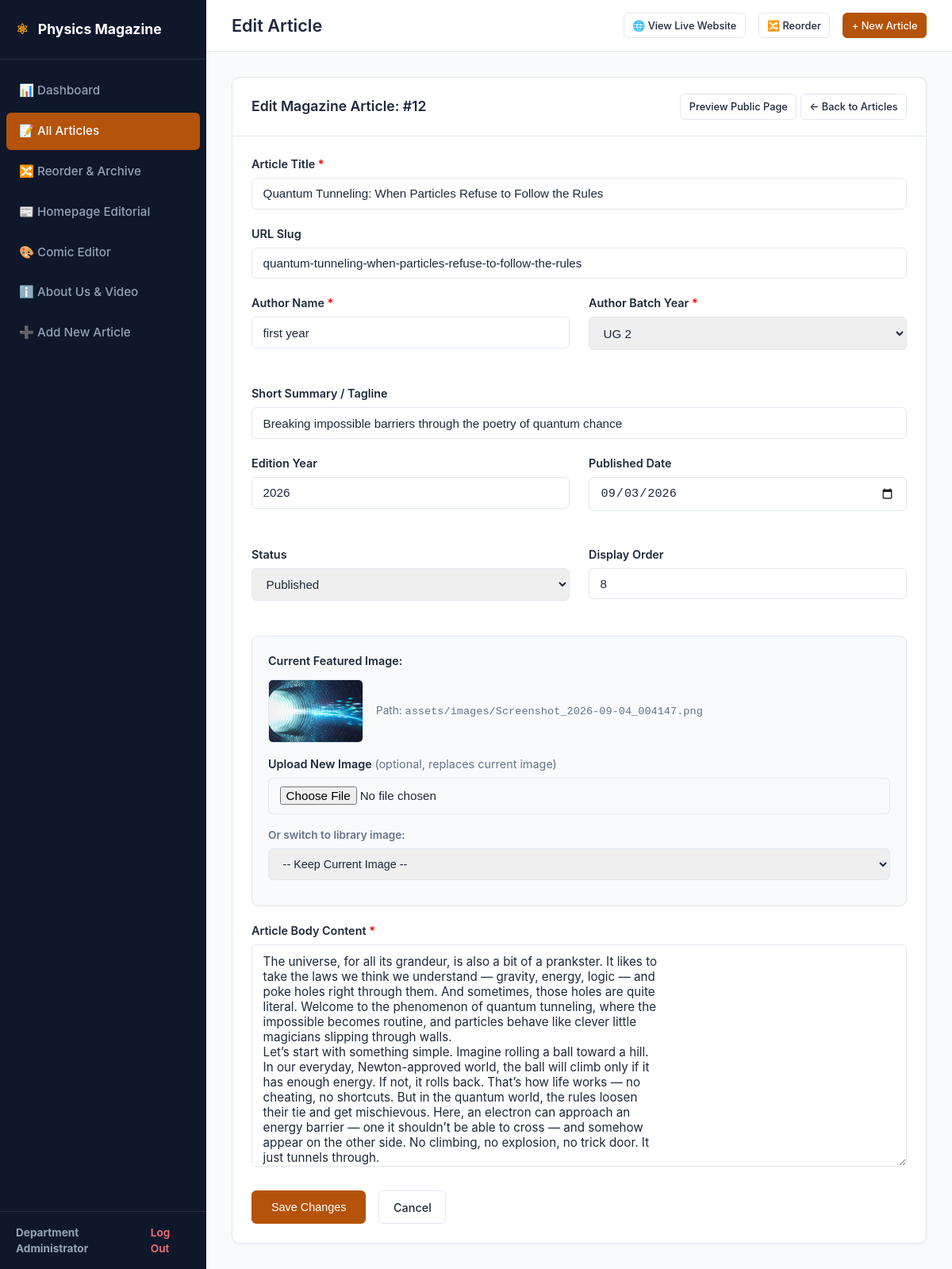
The app's page /admin/article-edit.php?id=12 (signed in), older data.
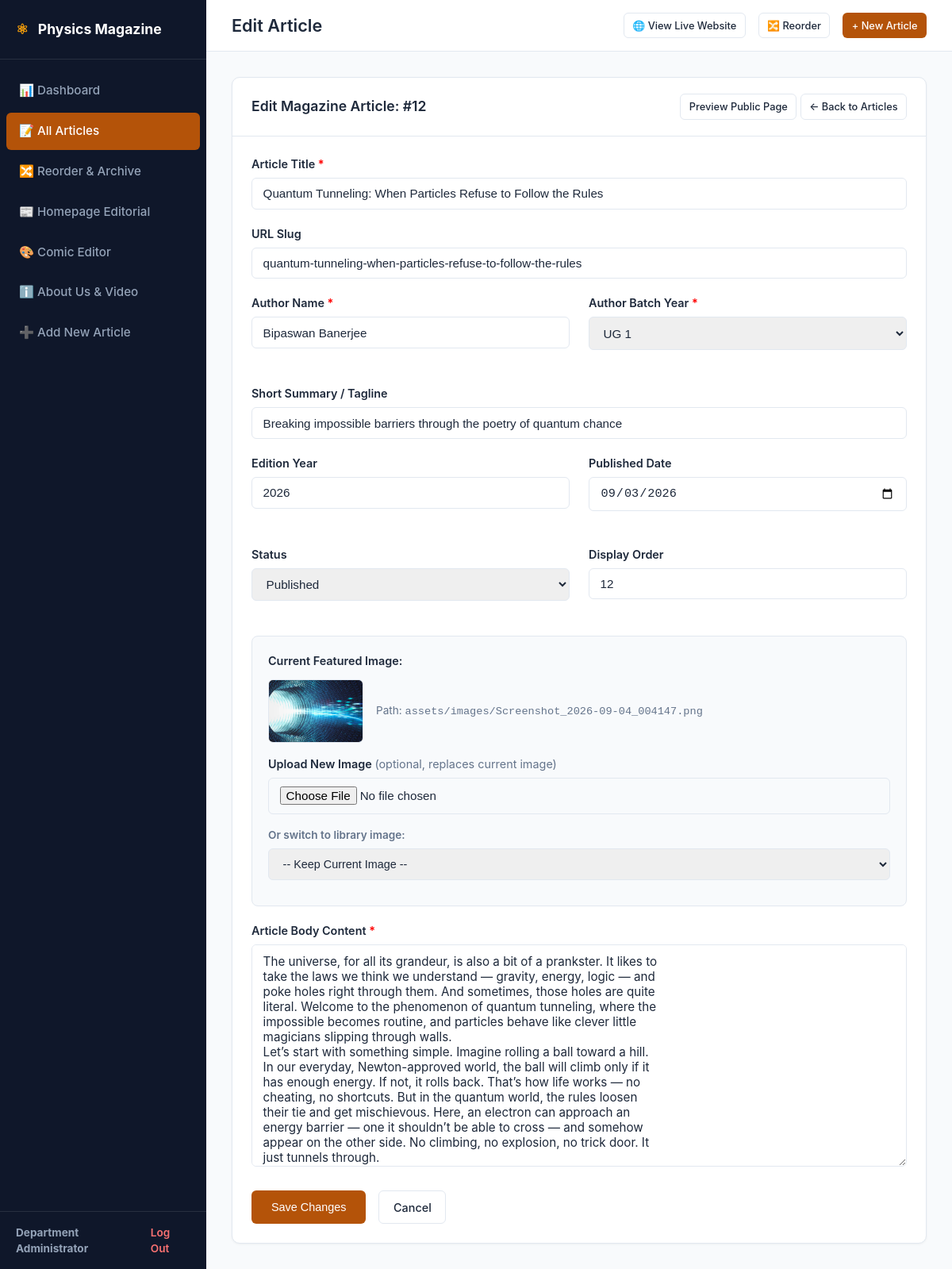
The same page, newer data.
### tables this page shows
CREATE TABLE `articles` (
  `id` int(11) NOT NULL AUTO_INCREMENT,
  `slug` varchar(255) NOT NULL,
  `title` varchar(255) NOT NULL,
  `summary` varchar(500) NOT NULL,
  `author_name` varchar(150) NOT NULL,
  `author_batch` varchar(50) NOT NULL,
  `image_path` varchar(255) NOT NULL,
  `content` mediumtext NOT NULL,
  `edition_year` int(11) NOT NULL DEFAULT 2025,
  `published_date` date NOT NULL,
  `status` enum('published','draft') NOT NULL DEFAULT 'published',
  `sort_order` int(11) NOT NULL DEFAULT 0,
  `views_count` int(11) NOT NULL DEFAULT 0,
  `created_at` datetime DEFAULT current_timestamp(),
  `updated_at` datetime DEFAULT current_timestamp() ON UPDATE current_timestamp(),
  PRIMARY KEY (`id`),
  UNIQUE KEY `slug` (`slug`),
  KEY `idx_edition_status` (`edition_year`,`status`),
  KEY `idx_slug` (`slug`)
);

### includes/functions.php (called while the page is built, shortened)
<?php
function e($string)
{
    return htmlspecialchars($string ?? '', ENT_QUOTES, 'UTF-8');
}

### admin/article-edit.php (the view, shortened to what the changed rows need)
<?php
require_once __DIR__ . '/includes/admin_header.php';
$pdo = get_db_connection();
$id = (int) ($_GET['id'] ?? 0);
$stmt = $pdo->prepare("SELECT * FROM articles WHERE id = ?");
$stmt->execute([$id]);
$article = $stmt->fetch();
$commonBatches = ['UG 1', 'UG 2', 'UG 3', 'UG 4', 'PG 1', 'PG 2', 'Faculty', 'Alumni'];
?>
<div class="card" style="max-width: 900px; margin: 0 auto;">
  <div class="card-header">
    <h2>Edit Magazine Article: #<?= $article['id'] ?></h2>
    <div>
      <a href="../article.php?slug=<?= urlencode($article['slug']) ?>" target="_blank"
        class="btn btn-secondary btn-sm">Preview Public Page</a>
      <a href="articles.php" class="btn btn-secondary btn-sm">&larr; Back to Articles</a>
    </div>
  </div>
  <div class="card-body">
    <form method="POST" action="article-edit.php?id=<?= $article['id'] ?>" enctype="multipart/form-data">
      <div class="form-group">
        <label for="title">Article Title <span style="color: red;">*</span></label>
        <input type="text" id="title" name="title" class="form-control" required value="<?= e($article['title']) ?>">
      </div>
      <div class="form-group">
        <label for="slug">URL Slug</label>
        <input type="text" id="slug" name="slug" data-autogen="false" class="form-control"
          value="<?= e($article['slug']) ?>">
      </div>
      <div class="form-grid">
        <div class="form-group">
          <label for="author_name">Author Name <span style="color: red;">*</span></label>
          <input type="text" id="author_name" name="author_name" class="form-control" required
            value="<?= e($article['author_name']) ?>">
        </div>
        <div class="form-group">
          <label for="author_batch_select">Author Batch Year <span style="color: red;">*</span></label>
          <select id="author_batch_select" name="author_batch_select" class="form-control">
            <?php foreach ($commonBatches as $b): ?>
              <option value="<?= e($b) ?>" <?= ($article['author_batch'] === $b) ? 'selected' : '' ?>><?= e($b) ?></option>
            <?php endforeach; ?>
          </select>
        </div>
      </div>
      <div class="form-group">
        <label for="summary">Short Summary / Tagline</label>
        <input type="text" id="summary" name="summary" class="form-control" value="<?= e($article['summary']) ?>">
      </div>
      <div class="form-grid">
        <div class="form-group">
          <label for="edition_year">Edition Year</label>
          <input type="number" id="edition_year" name="edition_year" class="form-control"
            value="<?= e($article['edition_year']) ?>">
        </div>
        <div class="form-group">
          <label for="published_date">Published Date</label>
          <input type="date" id="published_date" name="published_date" class="form-control"
            value="<?= e($article['published_date']) ?>">
        </div>
        <div class="form-group">
          <label for="status">Status</label>
          <select id="status" name="status" class="form-control">
            <option value="published" <?= $article['status'] === 'published' ? 'selected' : '' ?>>Published</option>
          </select>
        </div>
        <div class="form-group">
          <label for="sort_order">Display Order</label>
          <input type="number" id="sort_order" name="sort_order" class="form-control"
            value="<?= e($article['sort_order']) ?>">
        </div>
      </div>
      <div class="form-group"
        style="background: #f8fafc; border: 1px solid var(--border); padding: 1.25rem; border-radius: 8px;">
        <div class="image-preview-container" style="margin-bottom: 1rem;">
          <img src="../<?= e($article['image_path']) ?>" alt="" class="image-preview-thumb">
          <span style="font-size: 0.85rem; color: #64748b;">Path: <code><?= e($article['image_path']) ?></code></span>
        </div>
      </div>
      <div class="form-group">
        <label for="content">Article Body Content <span style="color: red;">*</span></label>
        <textarea id="content" name="content" class="form-control" style="min-height: 280px;"
          required><?= e($article['content']) ?></textarea>
      </div>
    </form>
  </div>
</div>
<?php require_once __DIR__ . '/includes/admin_footer.php'; ?>

Row changes from the older to the newer data that the page shows:
changed articles "assets/images/Screenshot_2026-09-04_004147.png": author_name "first year" → "Bipaswan Banerjee"; sort_order "8" → "12"
Text that changed along with them:
form field author_batch_select: "UG 2" → "UG 1"
